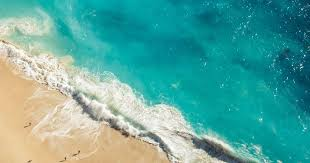
#> input picture Images/img.jpeg, 310 x 163 px; its folder holds 4 pictures in this run
$ jupyter execute Test.ipynb
#> lines starting #> are read from the running program, lines starting #| are printed output that depends on the picture
[cell 1]
from PIL import Image

import glob

images = []

imagesList = {}
imagesList = glob.glob('Images/*.jpeg')

counter=0
for item in imagesList:
    img = Image.open(item)
#> img is the input picture: PIL image 310x163 RGB; mean R, G, B 91, 167.1, 158
    newsize = (224, 224)
    img = img.resize(newsize)
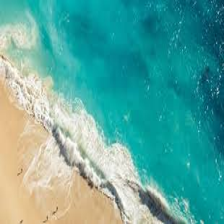
#> img: PIL image 224x224 RGB; mean R, G, B 91, 167.1, 158
    images.append(img)
    img = img.save("image_"+str(counter) +".jpeg")
    counter+=1
#> pass 2 of the loop `for item in imagesList:`:
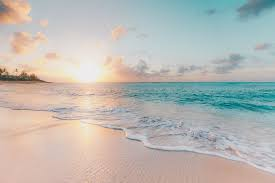
#> input picture Images/img1.jpeg, 275 x 183 px
#> img is the input picture: PIL image 275x183 RGB; mean R, G, B 185.6, 184.3, 179.2
#> `img = img.resize(newsize)`:
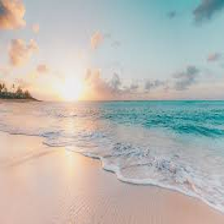
#> img: PIL image 224x224 RGB; mean R, G, B 185.6, 184.3, 179.2

[cell 2]
images

[cell 3]
images[0]

[cell 4]
images[1]

[cell 5]
images[2]

[cell 6]
images[3]
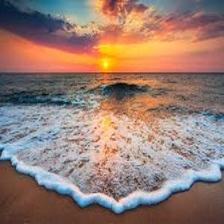
#> Out: PIL image 224x224 RGB; mean R, G, B 150.1, 125.1, 114.4
